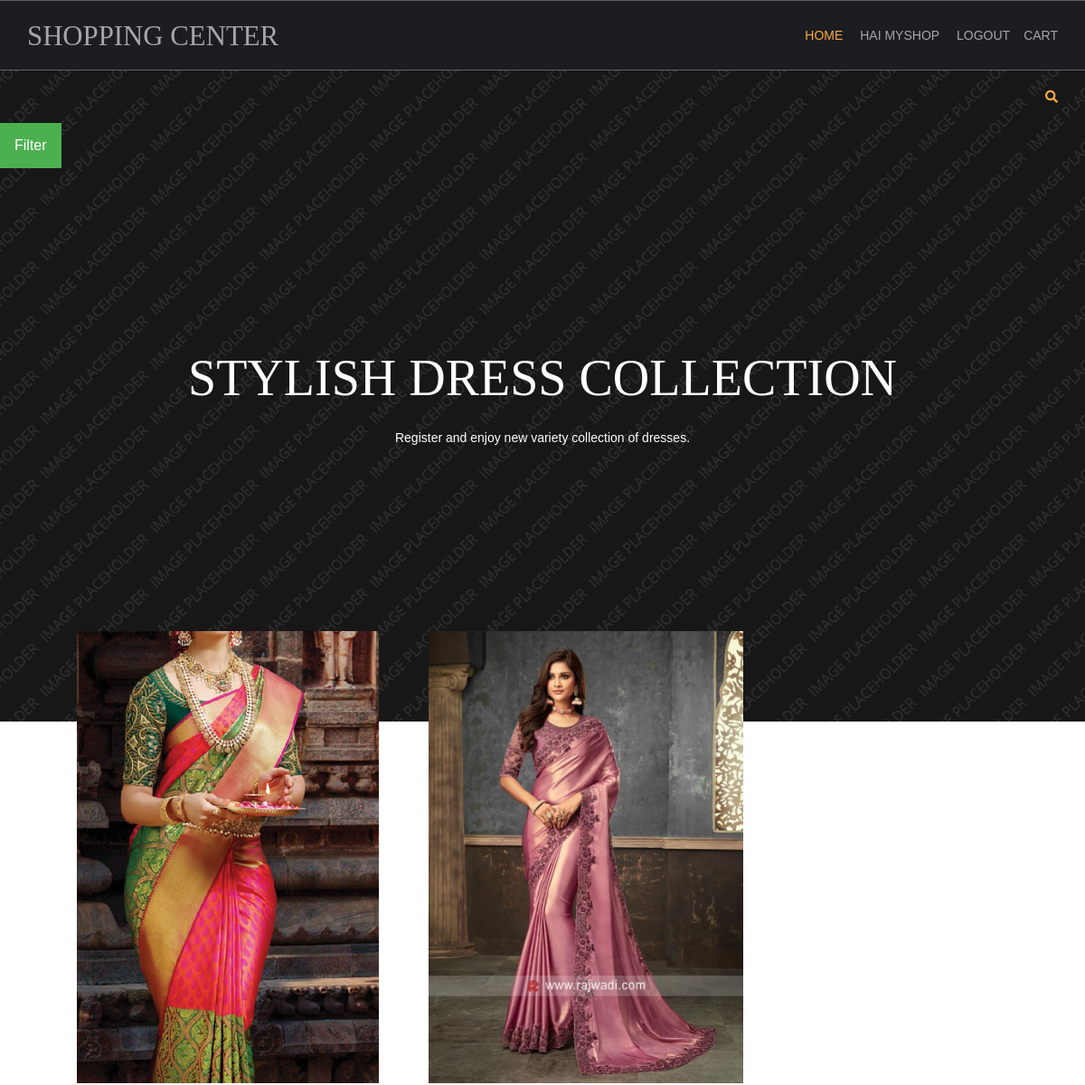
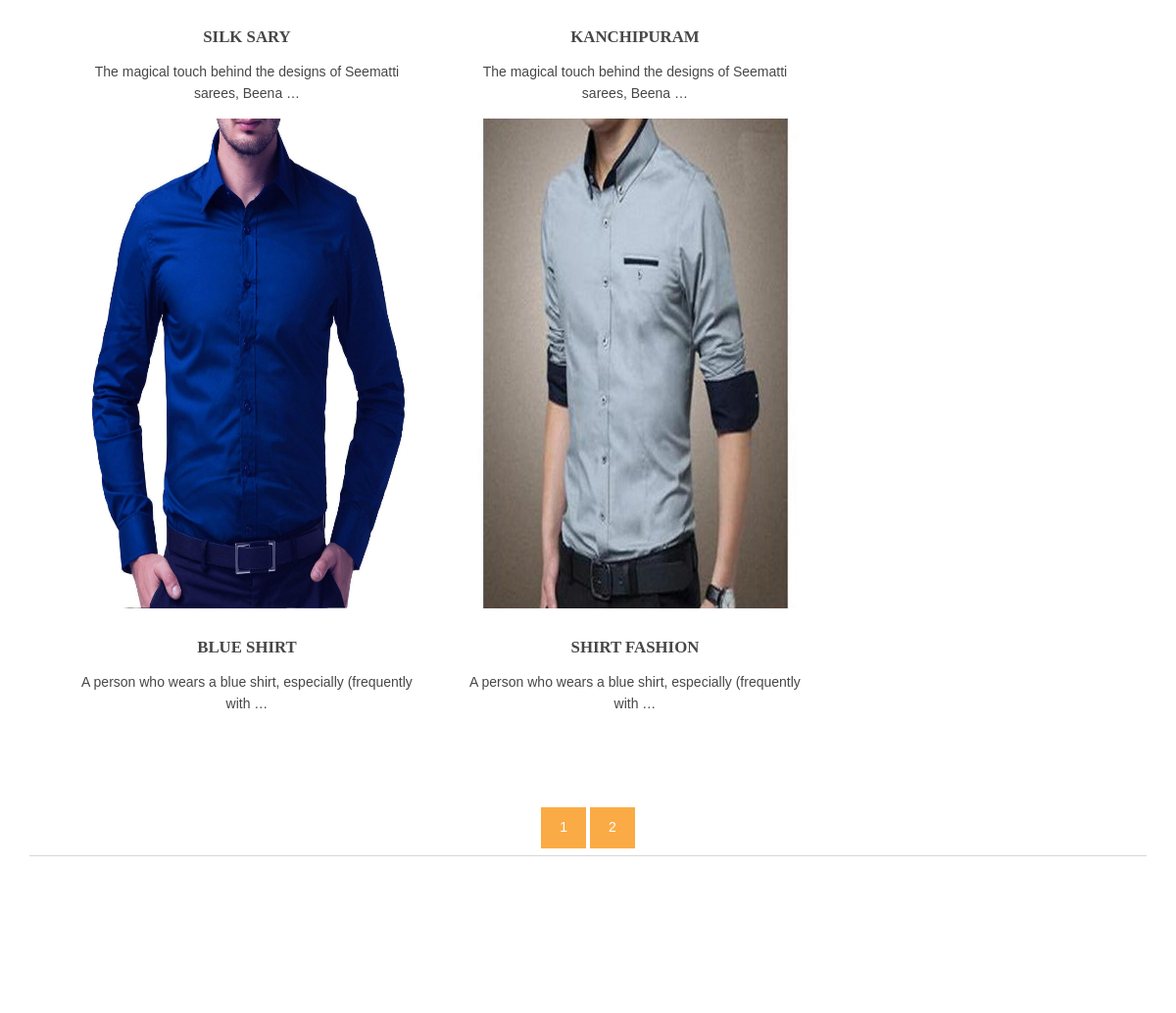
The app's page / (signed in) with its own data (2 pictures, top to bottom).
### shop/models.py (models this page shows, shortened)
class products(models.Model):
    name = models.CharField(max_length=150, unique=True)
    slug = models.SlugField(max_length=250, unique=True)
    img = models.ImageField(upload_to="product")
    desc = models.TextField()
    stock = models.IntegerField()
    available = models.BooleanField()
    price = models.IntegerField()
    category = models.ForeignKey(categ, on_delete=models.CASCADE)
    def get_url(self):
        return reverse('details', args=[self.category.slug, self.slug])

### shop/views.py (the view)
# urls.py: 2. Add a URL to urlpatterns:  path('', views.home, name='home')
def home(request,c_slug=None):
    c_page=None
    prodt=None
    if c_slug!=None:
        c_page = get_object_or_404(categ, slug=c_slug)
        prodt = products.objects.filter(category=c_page, available=True)
    else:
        prodt = products.objects.all().filter(available=True)
    cat=categ.objects.all()
    paginator=Paginator(prodt,4)
    try:
        page=int(request.GET.get('page','1'))
    except:
        page=1
    try:
      pro=paginator.page(page)
    except(EmptyPage,InvalidPage):
            pro=paginator.page(paginator.num_pages)
    return render(request, 'index.html', {'pr': prodt,'ct':cat,'pg':pro})

### shop/models.py (called while the page is built)
    def get_url(self):
        return reverse('prod_cat', args=[self.slug])

### template/index.html (shortened to what this page needs)
{% extends 'base.html' %}
{% load static %}
{% block content %}
<html lang="">
<head>
<link href="{% static 'hm/layout/styles/layout.css' %}" rel="stylesheet" type="text/css" media="all">
</head>
<body id="top">
<div class="bgded overlay row4" style="background-image:url({% static 'hm/images/demo/backgrounds/05.png' %});">
<div class="wrapper row0">
    <div id="topbar" class="hoc clear">
      <div class="fl_right">
        <ul class="nospace">
           <li id="searchform">
          </li>
        </ul>
      </div>
    </div>
  </div>
<div class="dropdown">
  <button class="dropbtn">Filter</button>
</div>
  <div id="pageintro" class="hoc clear">
    <article>
      <h3 class="heading">STYLISH DRESS COLLECTION</h3>
      <p>Register and enjoy new variety collection of dresses.</p>
    </article>
  </div>
</div>
<div class="wrapper row3">
  <main class="hoc container clear">
    <section id="introblocks">
       <ul class="nospace group btmspace-80">
        {% for i in pg.object_list %}
        <li class="one_third">
          <figure><a class="imgover" href="{{i.get_url}}"><img src="{{i.img.url}}" alt="" style="height:500;"></a>
            <figcaption>
              <h6 class="heading">{{i.name}}</h6>
              <p>{{i.desc |truncatewords:10 }}</p>
            </figcaption>
          </figure>
        </li>
        {% endfor %}
      </ul>
    </section>
     <center>
      {% for p in pg.paginator.page_range %}
      <a href="?page={{p}}" class="btn btn-light btn-sm {% if pg.number == p %} active {% endif %}">{{p}}</a>
      {% endfor %}
    </center>
    <hr class="btmspace-80">
  </main>
</div>
</body>
</html>
{% endblock %}

### template/base.html (shortened to what this page needs)
{% load static %}
<html lang="">
<head>
<link href="{% static 'hm/layout/styles/layout.css' %}" rel="stylesheet" type="text/css" media="all">
</head>
<body id="top">
  <div class="wrapper row1">
    <header id="header" class="hoc clear">
      <div id="logo" class="fl_left">
        <h1><a href="/">SHOPPING CENTER</a></h1>
      </div>
      <nav id="mainav" class="fl_right">
        <ul class="clear">
          <li class="active"><a href="/">Home</a></li>
           {% if user.is_authenticated %}
          <li>Hai {{user.username}}</li>
           <li><a class="active" href="account/logout">Logout
             {% else %}
          <li><a class="active" href="account/login">Login</a>
          <li><a class="active" href="account/register">Register</a>
             {% endif %}
          <li><a class="active" href="{% url 'cartDetails' %}">cart</a>
          </li>
        </ul>
      </nav>
    </header>
  </div>
{% block content %}
{% endblock %}
</body>
</html>

### static/hm/layout/styles/layout.css (style rules this page uses)
.row1 { border:solid; border-width:1px 0; }
#topbar { padding:20px 0; font-size:.8rem; text-transform:uppercase; }
#topbar ul li { display:inline-block; margin-right:15px; }
#topbar ul li:last-child { margin-right:0; padding-right:0; border-right:none; }
#topbar #searchform { position:relative; line-height:1; z-index:9999; }
#topbar #searchform::after { display:block; height:18px; line-height:18px; padding:0; font-family:"Font Awesome\ 5 Free"; font-weight:900; font-size:1rem; content:"\f002"; }
#topbar #searchform ::placeholder { text-transform:capitalize; }
#header #logo { margin:22px 0 0 0; }
#header #logo h1 { margin:0; padding:0; font-size:2.2rem; text-transform:uppercase; }
#pageintro { padding:200px 0 300px; }
#pageintro article, #pageintro article p { display:block; max-width:75%; margin:0 auto; text-align:center; }
#pageintro article p { max-width:65%; line-height:2rem; }
#pageintro .heading { margin-bottom:20px; font-size:4rem; }
.container { padding:80px 0; }
#introblocks { display:block; position:relative; margin:-180px 0 0 0; z-index:1; text-align:center; }
#introblocks figure figcaption { display:block; padding:30px 0 0 0; text-align:center; }
#introblocks figure figcaption .heading { font-size:1.2rem; font-weight:700; margin-bottom:0; }
*, *::before, *::after { transition:all .3s ease-in-out; }
nav ul, nav ol { margin:0; padding:0; list-style:none; }
#mainav, #breadcrumb, .sidebar nav { line-height:normal; }
#mainav ul { text-transform:uppercase; }
#mainav li { display:inline-block; position:relative; margin:0 15px 0 0; padding:0; }
#mainav li:last-child { margin-right:0; }
#mainav li a { display:block; padding:30px 0; }
body { color:#A5A6AA; background-color:#1C1D21; }
a { color:#FBAB45; }
hr, .borderedbox { border-color:#D7D7D7; }
.overlay { color:#FFFFFF; background-color:inherit; }
.overlay::after { color:inherit; background-color:rgba(0,0,0,.55); }
.btn, .btn.inverse:hover { color:#FFFFFF; background-color:#FBAB45; border-color:#FBAB45; }
.imgover, .imgover:hover::after { color:#FFFFFF; }
.row1 { border-color:rgba(255,255,255,.3); }
.row3 { color:#474747; background-color:#FFFFFF; }
.row4 { color:#A5A6AA; background-color:#27282E; }
#topbar #searchform { color:#FBAB45; }
#header #logo h1 a { color:inherit; }
#pageintro { color:#FFFFFF; }
#mainav li a { color:inherit; }
#mainav .active a, #mainav a:hover, #mainav li:hover > a { color:#FBAB45; background-color:inherit; }
@media screen and (min-width:1140px) { .hoc { max-width:1140px; } }

### template/index.html (style rules this page uses)
.dropbtn { background-color: #4CAF50; color: white; padding: 16px; font-size: 16px; border: none; cursor: pointer; }
.dropdown { position: relative; display: inline-block; }

### records on screen
products: img (picture), name "SILK SARY", desc "The magical touch behind the designs of Seematti sarees, Beena …"
products: img (picture), name "KANCHIPURAM", desc "The magical touch behind the designs of Seematti sarees, Beena …"
products: img (picture), name "BLUE SHIRT", desc "A person who wears a blue shirt, especially (frequently with …"
products: img (picture), name "SHIRT FASHION", desc "A person who wears a blue shirt, especially (frequently with …"

### other values on screen
{{ user.username }} "MYSHOP"
{{ p }} "1" "2"
